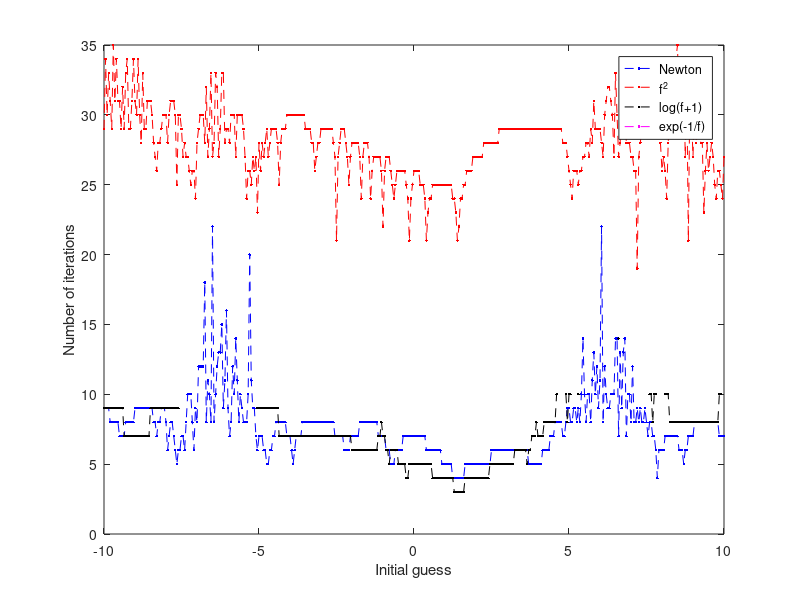
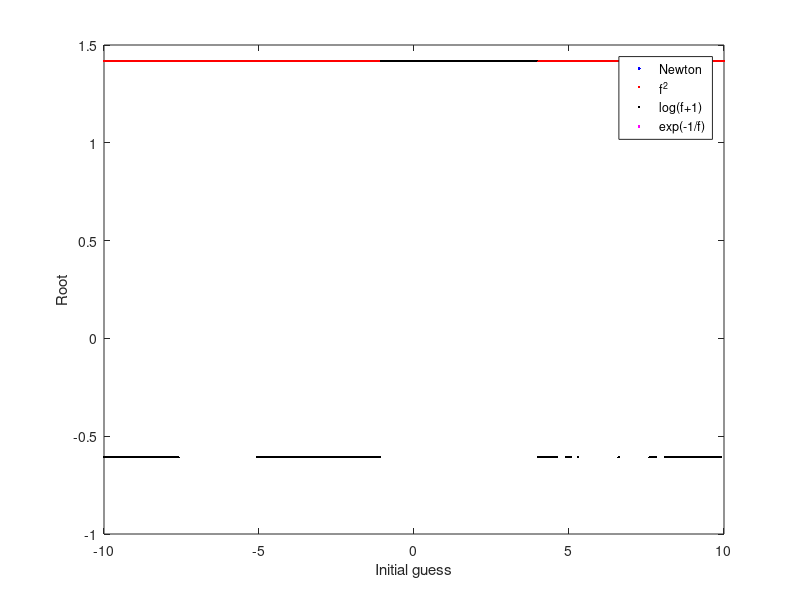

Here is the MATLAB script that generated these plots, in order:
%% Experiment 2: Kepler's equation
% As in experiment 1, we look to precondition Newton's method by finding a
% function that shares a root with the function of concern. The function of
% concern here is Kepler's equation: x - 0.8 sin(x) - 2 pi / 10.

%% Newton's method
clear
clc

limit = 1e1;
offset = 0;
pp = linspace(-limit,limit,401) + offset;

iter = zeros(size(pp));
r = iter;
itermax = 1e2;
tol = 1e-8;

for i = 1:length(pp)
    
    p = pp(i);
    iteration = 0;
    error = 1;
    
    while error > tol && iteration < itermax
        
        iteration = iteration + 1;
        
        p_new = p - (p - 0.8*sin(p) - 2*pi/10)./(1 - 0.8*cos(p));
        error = abs(p_new - p);
        p = p_new;
        
    end
    
    if iteration < itermax && isfinite(p)
        iter(i) = iteration;
        r(i) = p;
    else
        iter(i) = NaN;
        r(i) = NaN;
    end
    
end

figure(1)
plot(pp,iter,'b.--')
xlabel('Initial guess')
ylabel('Number of iterations')

figure(2)
plot(pp,r,'b.')
xlabel('Initial guess')
ylabel('Root')

% This converges perfectly fine on its own, there seems no need for
% preconditioning. Moreover, finding a different function that shares a
% root that works better may prove challenging.

%% Complicating the function: m-th power
% We look for more complicated functions that share a root with this
% function, to see where Newton's method might fail. We start by taking the
% m-th power:
% (x - 0.8 sin(x) - c)^m = 0

m = 2;

iter = zeros(size(pp));
r1 = iter;

for i = 1:length(pp)
    
    p = pp(i);
    iteration = 0;
    error = 1;
    
    while error > tol && iteration < itermax
        
        iteration = iteration + 1;
        g1 = p - 0.8*sin(p) - 2*pi/10;
        p_new = p - g1^m ./ (m * (g1^(m-1)) * (1 - 0.8*cos(p)));
        
        error = abs(p_new-p);
        p = p_new;
        
    end
    
    if iteration < itermax && isfinite(p)
        iter(i) = iteration;
        r1(i) = p;
    else
        iter(i) = NaN;
        r1(i) = NaN;
    end
    
end

figure(1)
hold on
plot(pp,iter,'r.--')
hold off

figure(2)
hold on
plot(pp,r1,'r.')
hold off

%% Complicating the function: log(f(x) + 1)

iter = zeros(size(pp));
r1 = iter;

for i = 1:length(pp)
    
    p = pp(i);
    iteration = 0;
    error = 1;
    
    while error > tol && iteration < itermax
        
        iteration = iteration + 1;
        g1 = p - 0.8*sin(p) - 2*pi/10;
        g2 = 1 - 0.8*cos(p);
        p_new = p - (g1+1).*log(g1 + 1)./g2;
        
        error = abs(p_new-p);
        p = p_new;
        
    end
    
    if iteration < itermax && isfinite(p)
        iter(i) = iteration;
        r1(i) = p;
    else
        iter(i) = NaN;
        r1(i) = NaN;
    end
    
end

figure(1)
hold on
plot(pp,iter,'k.--')
hold off

figure(2)
hold on
plot(pp,r1,'k.')
hold off

%% Complicating the function: exp(-1/f(x))

iter = zeros(size(pp));
r1 = iter;

for i = 1:length(pp)
    
    p = pp(i);
    iteration = 0;
    error = 1;
    
    while error > tol && iteration < itermax
        
        iteration = iteration + 1;
        g1 = p - 0.8*sin(p) - 2*pi/10;
        g2 = 1 - 0.8*cos(p);
        p_new = p - sign(g1)*abs(g1)^2/g2;
        
        error = abs(p_new-p);
        p = p_new;
        
%         plot(p,'ro')
%         pause(0.1)
        
    end
    
    if iteration < itermax && isfinite(p)
        iter(i) = iteration;
        r1(i) = p;
    else
        iter(i) = NaN;
        r1(i) = NaN;
    end
    
end

figure(1)
hold on
plot(pp,iter,'m.--')
legend('Newton','f^2','log(f+1)','exp(-1/f)')
hold off

figure(2)
hold on
plot(pp,r1,'m.')
legend('Newton','f^2','log(f+1)','exp(-1/f)')
hold off